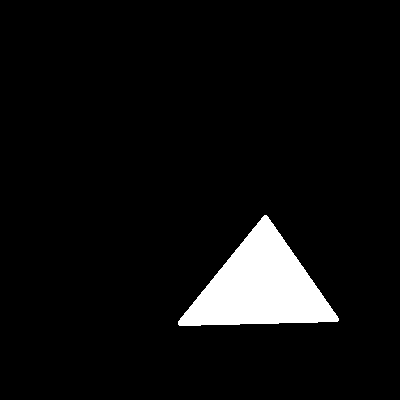
//> input picture 09Karmeliuk/triangle.png, 400 x 400 px
$ ./main   (built with g++ and OpenCV 4)
//> lines starting //> are read from the running program, lines starting //| are printed output that depends on the picture; after the words box and inside, x2 and y2 are one past the last pixel; in counts of white or black regions, pixels touching at a corner belong together
#include <opencv2/highgui.hpp>
#include<opencv2/opencv.hpp>
#include <opencv2/core/utility.hpp>
#include <iostream>

using namespace cv;

//const Point pointShift[8] =
//        {
//                Point(-1, -1), Point(0, -1), Point(1, -1),
//                Point(-1, 0),                       Point(1, 0),
//                Point(-1, 1),  Point(0, 1),  Point(1, 1),
//        };

const Point pointShift[8] =
        {
                Point(-1, -1), Point(0, -1),
                Point(1, -1), Point(1, 0),
                Point(1, 1), Point(0, 1),
                Point(-1, 1), Point(-1, 0),
        };

void binarize(Mat &img, int threshold) {
    for (int i = 0; i < img.rows; ++i) {
        for (int j = 0; j < img.cols; ++j) {
            if (img.at<uchar>(i, j) < threshold) {
                img.at<uchar>(i, j) = 0;
            } else {
                img.at<uchar>(i, j) = 255;
            }
        }
    }
}

void boundaryTracing(Mat &img, Mat &out) {
    int startX = -1, startY = -1;

    for (int i = 0; i < img.rows; ++i) {
        if (startX != -1 || startY != -1)
            break;
        for (int j = 0; j < img.cols; ++j) {
            if (img.at<uchar>(i, j) == 255) {
                startY = i;
                startX = j;
                break;
            }
        }
    }


    Point shifted, current, prev;
    current = Point(startX, startY);
    out.at<uchar>(current.y, current.x) = 255;
    prev = Point(startX - 1, startY);
    int i;
    do {
        i = 0;
        while (shifted != prev) {
            shifted = current + pointShift[i];
            i = (i + 1) % 8;
        }

        for (int j = 0; j < 8; ++j) {
            shifted = current + pointShift[(i + j) % 8];
            if (img.at<uchar>(shifted.y, shifted.x) == 255) {
                out.at<uchar>(shifted.y, shifted.x) = 255;
                prev = current + pointShift[(i + j + 7) % 8];
                current = shifted;
                break;
            }
        }
    } while (current.y != startY || current.x != startX);
}

int main() {
//    Mat img = imread("../test.png", IMREAD_GRAYSCALE);
//    Mat img = imread("../moon.png", IMREAD_GRAYSCALE);
    Mat img = imread("../triangle.png", IMREAD_GRAYSCALE);
//> img: 400 rows x 400 cols, CV_8UC1; values 5 (black) and 255 (white), 5.8% white; 1 white region, box (x1, y1, x2, y2) and area: (178, 215, 339, 326) 9232
//    Mat img = imread("../wierd.png", IMREAD_GRAYSCALE);

    Mat binarized(img.clone());

    if (img.data == nullptr) {
        std::cout << "Could not open or find the image" << std::endl;
        return -1;
    }
    binarize(binarized, 125);
    imshow("Original", img);
    imshow("Binarized", binarized);
    Mat boundary = Mat::zeros(img.rows, img.cols, img.type());
    boundaryTracing(binarized, boundary);
//> after the loop in boundaryTracing, `for (int i = 0; i < img.rows; ++i)`: startY = 215; startX = 264
//> in boundaryTracing, `current = Point(startX, startY);`: current = Point(264, 215)
//> in boundaryTracing, `out.at<uchar>(current.y, current.x) = 255;`:
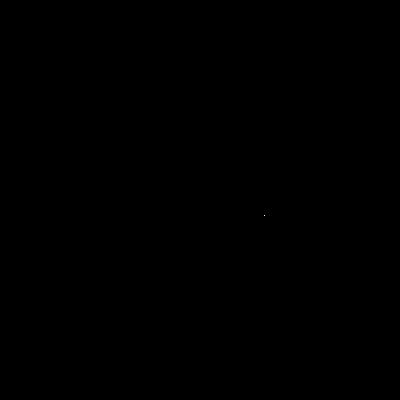
//> out: 400 rows x 400 cols, CV_8UC1; 0% white in thin lines or dots, all inside (x1, y1, x2, y2) = (264, 215, 265, 216)
//> in boundaryTracing, `prev = Point(startX - 1, startY);`: prev = Point(263, 215)
//> the loop in boundaryTracing, `do` made 376 passes
//> (i, prev, current) on passes 1 to 3: (0, Point(265, 214), Point(265, 215)), (2, Point(266, 214), Point(266, 215)), (2, Point(267, 215), Point(267, 216))
//> after the loop in boundaryTracing, `do`:
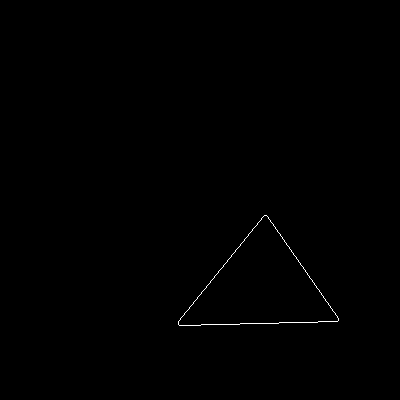
//> out: 400 rows x 400 cols, CV_8UC1; 0.24% white in thin lines or dots, all inside (x1, y1, x2, y2) = (178, 215, 339, 326)
//> after the loop in boundaryTracing, `do`: i = 0; shifted = Point(264, 215); prev = Point(263, 215); current = Point(264, 215)

    imshow("Result", boundary);

    waitKey(0);
//    std::cin.get();
    return 0;
}

$ run again, with 09Karmeliuk/moon.png copied over 09Karmeliuk/triangle.png
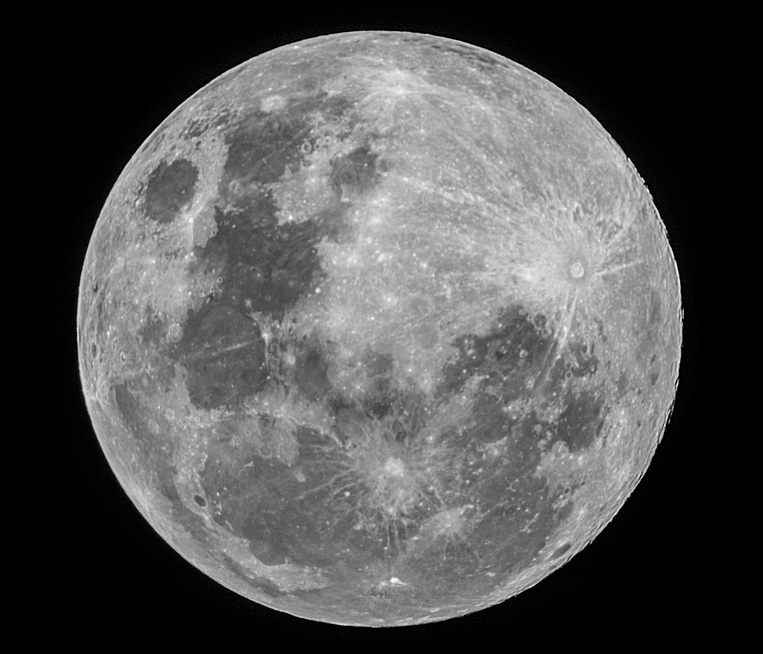
//> input picture 09Karmeliuk/moon.png, 763 x 654 px
//> img is the input picture: 654 rows x 763 cols, CV_8UC1; min 0, max 255, mean 81.2
//> after the loop in binarize, `for (int i = 0; i < img.rows; ++i)`:
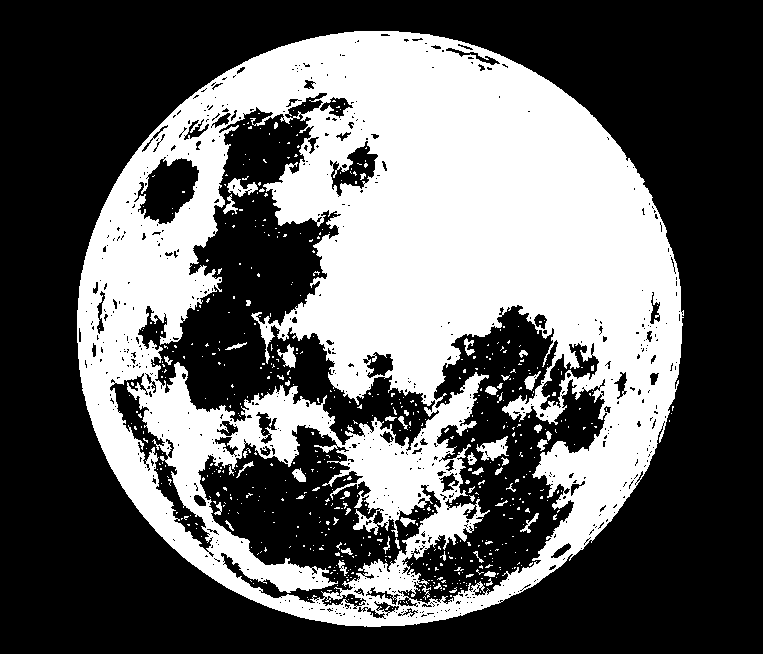
//> img: 654 rows x 763 cols, CV_8UC1; 38.6% white; 622 white regions (566 under 20 px), largest, box (x1, y1, x2, y2) and area: (77, 31, 684, 627) 187102, (476, 436, 509, 461) 417, (227, 178, 258, 197) 279
//> the loop in boundaryTracing, `for (int i = 0; i < img.rows; ++i)` made 33 passes
//> (startY, startX) on passes 1 to 8: (-1, -1), (-1, -1), (-1, -1), (-1, -1), (-1, -1), (-1, -1), (-1, -1), (-1, -1)
//> after the loop in boundaryTracing, `for (int i = 0; i < img.rows; ++i)`: startY = 31; startX = 354
//> in boundaryTracing, `current = Point(startX, startY);`: current = Point(354, 31)
//> in boundaryTracing, `prev = Point(startX - 1, startY);`: prev = Point(353, 31)
//> the loop in boundaryTracing, `do` made 1797 passes
//> (i, prev, current) on passes 1 to 3: (0, Point(355, 30), Point(355, 31)), (2, Point(356, 30), Point(356, 31)), (2, Point(357, 30), Point(357, 31))
//> after the loop in boundaryTracing, `do`:
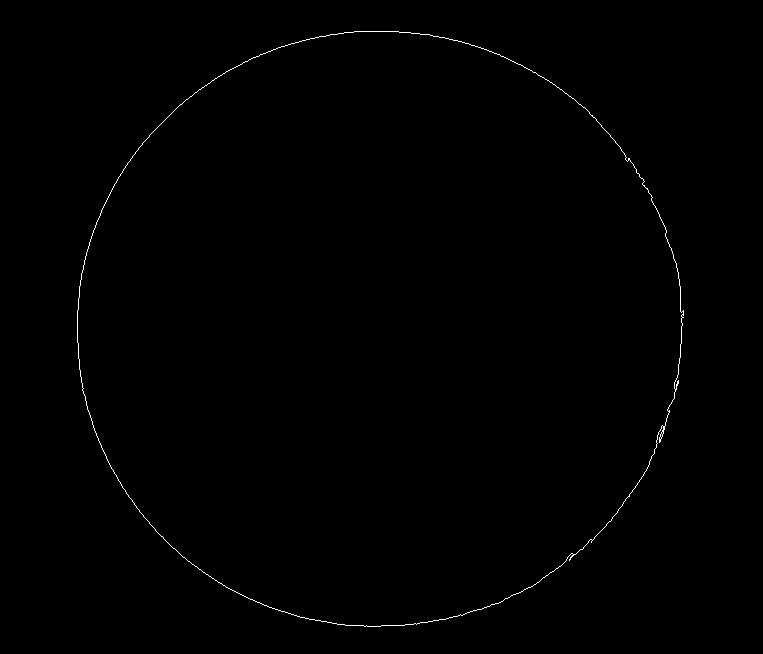
//> out: 654 rows x 763 cols, CV_8UC1; 0.36% white in thin lines or dots, all inside (x1, y1, x2, y2) = (77, 31, 684, 627)
//> after the loop in boundaryTracing, `do`: i = 2; shifted = Point(354, 31); prev = Point(353, 31); current = Point(354, 31)
